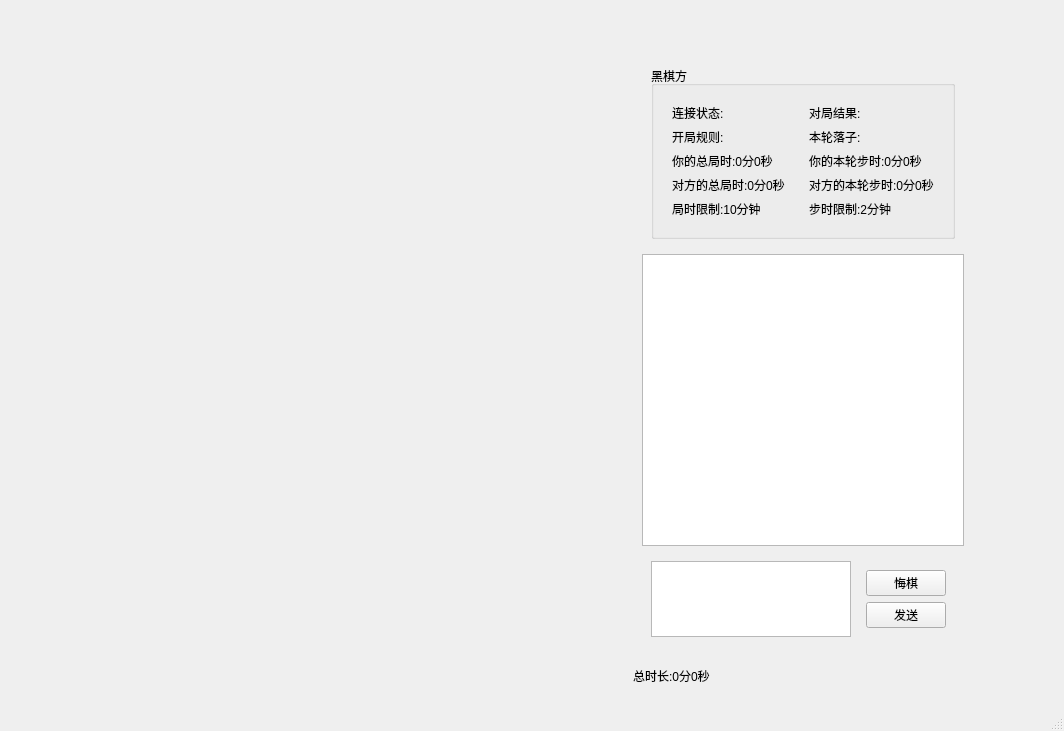
<?xml version="1.0" encoding="UTF-8"?>
<ui version="4.0">
 <class>Chessboard_Remote_PVP</class>
 <widget class="QMainWindow" name="Chessboard_Remote_PVP">
  <property name="geometry">
   <rect>
    <x>0</x>
    <y>0</y>
    <width>1064</width>
    <height>731</height>
   </rect>
  </property>
  <property name="windowTitle">
   <string>Chessboard_Remote_PVP</string>
  </property>
  <widget class="QWidget" name="centralwidget">
   <layout class="QHBoxLayout" name="horizontalLayout_2" stretch="10,4,1">
    <item>
     <spacer name="horizontalSpacer">
      <property name="orientation">
       <enum>Qt::Horizontal</enum>
      </property>
      <property name="sizeType">
       <enum>QSizePolicy::Preferred</enum>
      </property>
      <property name="sizeHint" stdset="0">
       <size>
        <width>40</width>
        <height>20</height>
       </size>
      </property>
     </spacer>
    </item>
    <item>
     <widget class="QWidget" name="rightWidget" native="true">
      <layout class="QVBoxLayout" name="verticalLayout" stretch="1,20,1">
       <property name="rightMargin">
        <number>20</number>
       </property>
       <item>
        <spacer name="verticalSpacer">
         <property name="orientation">
          <enum>Qt::Vertical</enum>
         </property>
         <property name="sizeHint" stdset="0">
          <size>
           <width>20</width>
           <height>40</height>
          </size>
         </property>
        </spacer>
       </item>
       <item>
        <widget class="QWidget" name="widget" native="true">
         <layout class="QVBoxLayout" name="verticalLayout_2" stretch="0,9,1">
          <item>
           <widget class="QWidget" name="widget_4" native="true">
            <layout class="QHBoxLayout" name="horizontalLayout_3">
             <item>
              <widget class="QGroupBox" name="myChessColorGroupBox">
               <property name="title">
                <string>黑棋方</string>
               </property>
               <layout class="QHBoxLayout" name="horizontalLayout_4">
                <item>
                 <widget class="QWidget" name="widget_6" native="true">
                  <layout class="QVBoxLayout" name="verticalLayout_4">
                   <item>
                    <widget class="QLabel" name="linkLabel">
                     <property name="text">
                      <string>连接状态:</string>
                     </property>
                    </widget>
                   </item>
                   <item>
                    <widget class="QLabel" name="forbidLabel">
                     <property name="text">
                      <string>开局规则:</string>
                     </property>
                    </widget>
                   </item>
                   <item>
                    <widget class="QLabel" name="myLocalTimeLabel">
                     <property name="text">
                      <string>你的总局时:0分0秒</string>
                     </property>
                    </widget>
                   </item>
                   <item>
                    <widget class="QLabel" name="peerLocalTimeLabel">
                     <property name="text">
                      <string>对方的总局时:0分0秒</string>
                     </property>
                    </widget>
                   </item>
                   <item>
                    <widget class="QLabel" name="label_9">
                     <property name="text">
                      <string>局时限制:10分钟</string>
                     </property>
                    </widget>
                   </item>
                  </layout>
                 </widget>
                </item>
                <item>
                 <widget class="QWidget" name="widget_5" native="true">
                  <layout class="QVBoxLayout" name="verticalLayout_5">
                   <item>
                    <widget class="QLabel" name="resultLabel">
                     <property name="text">
                      <string>对局结果:</string>
                     </property>
                    </widget>
                   </item>
                   <item>
                    <widget class="QLabel" name="currentColorLabel">
                     <property name="text">
                      <string>本轮落子:</string>
                     </property>
                    </widget>
                   </item>
                   <item>
                    <widget class="QLabel" name="myStepTimeLabel">
                     <property name="text">
                      <string>你的本轮步时:0分0秒</string>
                     </property>
                    </widget>
                   </item>
                   <item>
                    <widget class="QLabel" name="peerStepTimeLabel">
                     <property name="text">
                      <string>对方的本轮步时:0分0秒</string>
                     </property>
                    </widget>
                   </item>
                   <item>
                    <widget class="QLabel" name="label_10">
                     <property name="text">
                      <string>步时限制:2分钟</string>
                     </property>
                    </widget>
                   </item>
                  </layout>
                 </widget>
                </item>
               </layout>
              </widget>
             </item>
            </layout>
           </widget>
          </item>
          <item>
           <widget class="QTextEdit" name="logEdit"/>
          </item>
          <item>
           <widget class="QWidget" name="widget_3" native="true">
            <layout class="QHBoxLayout" name="horizontalLayout" stretch="3,1">
             <item>
              <widget class="QTextEdit" name="textEdit"/>
             </item>
             <item>
              <widget class="QWidget" name="widget_2" native="true">
               <layout class="QVBoxLayout" name="verticalLayout_3">
                <item>
                 <widget class="QPushButton" name="repentButton">
                  <property name="text">
                   <string>悔棋</string>
                  </property>
                 </widget>
                </item>
                <item>
                 <widget class="QPushButton" name="sendButton">
                  <property name="text">
                   <string>发送</string>
                  </property>
                 </widget>
                </item>
               </layout>
              </widget>
             </item>
            </layout>
           </widget>
          </item>
         </layout>
        </widget>
       </item>
       <item>
        <widget class="QLabel" name="timeLabel">
         <property name="text">
          <string>总时长:0分0秒</string>
         </property>
        </widget>
       </item>
      </layout>
     </widget>
    </item>
    <item>
     <spacer name="horizontalSpacer_2">
      <property name="orientation">
       <enum>Qt::Horizontal</enum>
      </property>
      <property name="sizeHint" stdset="0">
       <size>
        <width>40</width>
        <height>20</height>
       </size>
      </property>
     </spacer>
    </item>
   </layout>
  </widget>
  <widget class="QStatusBar" name="statusBar"/>
 </widget>
 <resources/>
 <connections/>
</ui>
